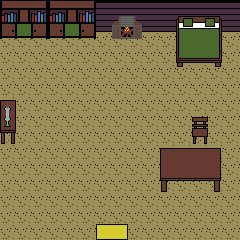

Rendered tile map (Tiled .tmx) drawn with the repository's tilesets; below, a short description and the full map source, tile grids included:
An orthogonal 15x15 tile map with 16x16 px tiles, 3 tile layers (Background, Objet, epee).

<map version="1.9" tiledversion="1.9.2" orientation="orthogonal" renderorder="right-down" width="15" height="15" tilewidth="16" tileheight="16" infinite="0" nextlayerid="4" nextobjectid="1">
 <tileset firstgid="1" name="Scène1" tilewidth="16" tileheight="16" tilecount="64" columns="8">
  <image source="Scène1.png" width="128" height="128" />
 </tileset>
 <layer id="1" name="Background" width="15" height="15">
  <data encoding="csv">
28,29,28,28,28,28,28,28,28,28,28,28,28,28,28,
36,37,36,36,36,36,36,36,36,36,36,36,36,36,36,
33,33,33,33,33,33,33,33,33,33,33,33,33,33,33,
33,33,33,33,33,33,33,33,33,33,33,33,33,33,33,
33,33,33,33,33,33,33,33,33,33,33,33,33,33,33,
33,33,33,33,33,33,33,33,33,33,33,33,33,33,33,
33,33,33,33,33,33,33,33,33,33,33,33,33,33,33,
33,33,33,33,33,33,33,33,33,33,33,33,33,33,33,
33,33,33,33,33,33,33,33,33,33,33,33,33,33,33,
33,33,33,33,33,33,33,33,33,33,33,33,33,33,33,
33,33,33,33,33,33,33,33,33,33,33,33,33,33,33,
33,33,33,33,33,33,33,33,33,33,33,33,33,33,33,
33,33,33,33,33,33,33,33,33,33,33,33,33,33,33,
33,33,33,33,33,33,33,33,33,33,33,33,33,33,33,
33,33,33,33,33,33,33,33,33,33,33,33,33,33,33
</data>
 </layer>
 <layer id="2" name="Objet" width="15" height="15">
  <data encoding="csv">
6,7,8,6,7,8,0,0,0,0,0,0,0,0,0,
14,15,16,14,15,16,0,4,5,0,0,1,2,3,0,
22,23,24,22,23,24,0,12,13,0,0,9,10,11,0,
0,0,0,0,0,0,0,0,0,0,0,17,18,19,0,
0,0,0,0,0,0,0,0,0,0,0,25,26,27,0,
0,0,0,0,0,0,0,0,0,0,0,0,0,0,0,
45,0,0,0,0,0,0,0,0,0,0,0,0,0,0,
53,0,0,0,0,0,0,0,0,0,0,0,56,0,0,
61,0,0,0,0,0,0,0,0,0,0,0,64,0,0,
0,0,0,0,0,0,0,0,0,0,41,42,43,44,0,
0,0,0,0,0,0,0,0,0,0,49,50,51,52,0,
0,0,0,0,0,0,0,0,0,0,57,58,59,60,0,
0,0,0,0,0,0,0,0,0,0,0,0,0,0,0,
0,0,0,0,0,0,0,0,0,0,0,0,0,0,0,
0,0,0,0,0,0,31,32,0,0,0,0,0,0,0
</data>
 </layer>
 <layer id="3" name="epee" width="15" height="15">
  <data encoding="csv">
0,0,0,0,0,0,0,0,0,0,0,0,0,0,0,
0,0,0,0,0,0,0,0,0,0,0,0,0,0,0,
0,0,0,0,0,0,0,0,0,0,0,0,0,0,0,
0,0,0,0,0,0,0,0,0,0,0,0,0,0,0,
0,0,0,0,0,0,0,0,0,0,0,0,0,0,0,
0,0,0,0,0,0,0,0,0,0,0,0,0,0,0,
55,0,0,0,0,0,0,0,0,0,0,0,0,0,0,
63,0,0,0,0,0,0,0,0,0,0,0,0,0,0,
0,0,0,0,0,0,0,0,0,0,0,0,0,0,0,
0,0,0,0,0,0,0,0,0,0,0,0,0,0,0,
0,0,0,0,0,0,0,0,0,0,0,0,0,0,0,
0,0,0,0,0,0,0,0,0,0,0,0,0,0,0,
0,0,0,0,0,0,0,0,0,0,0,0,0,0,0,
0,0,0,0,0,0,0,0,0,0,0,0,0,0,0,
0,0,0,0,0,0,0,0,0,0,0,0,0,0,0
</data>
 </layer>
</map>
